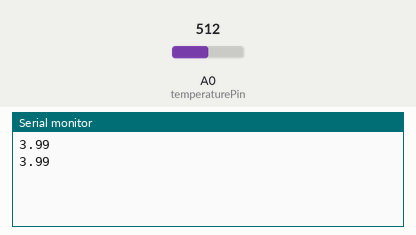
Simulated run of this sketch. Board: Arduino Uno, built with avr-gcc and run on an emulated ATmega328P. Parts: the last lines printed to the serial monitor. The inputs (shaded band) are chosen by the test bench; at power-on: A0 (temperaturePin) = 512.

Above: at 1.8 s.
1.9 s: A0 (temperaturePin) set to 716
At 2.4 s:
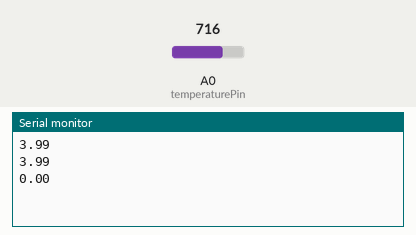
3.4 s: A0 (temperaturePin) set to 900
At 4.8 s:
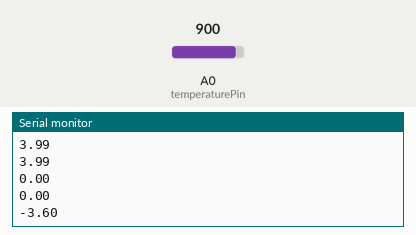
Timing chart, 0 to 6.4 s (numbered marks = the images above; inputs shaded):
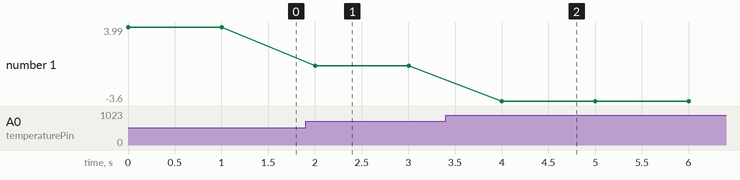

The sketch:

Arduino_Code.ino
```cpp
 //  We'll use analog input 0 to measure the temperature sensor's signal pin.
const int temperaturePin = A0;


void setup() {

    //  Initialize serial port & set baud rate to 9600 bits per second (bps)
  Serial.begin(9600);

}


void loop() {

    //  Declare 2 float vars
  float voltage, pH;

    //  Measure voltage at analog pin
  voltage = getVoltage(temperaturePin);

    //  Convert voltage to pH level
  pH = ((1.75 - voltage) / .25) + 7;

    //  Print pH to serial monitor (9600 baud)
  Serial.println(pH);

    //  Repeat 1x per second
  delay(1000);

}


float getVoltage(int pin) {

    //  Function to read and return floating-point value (true voltage) on analog pin
  return (analogRead(pin) * .00488758553274682307);    // 5 / 1023

    //  This function converts the 0 to 1023 value that analogRead()
    //  returns into a 0.0 to 5.0 value that is the true voltage
    //  being read at that pin.

}


//  Other things to try with this code:
//    Turn on an LED if the temperature is above or below a value.
//    Read that threshold value from a potentiometer - now you've
//    created a thermostat!
```

Measured:
- after the input at 1.9 s, the serial monitor: prints a new line after 0.10 s (image 1)
- after the input at 3.4 s, the serial monitor: prints a new line after 0.60 s (image 2)
- plotted number 1: 3.99 → 0 after the input at 1.9 s, 0 → -3.6 after the input at 3.4 s
